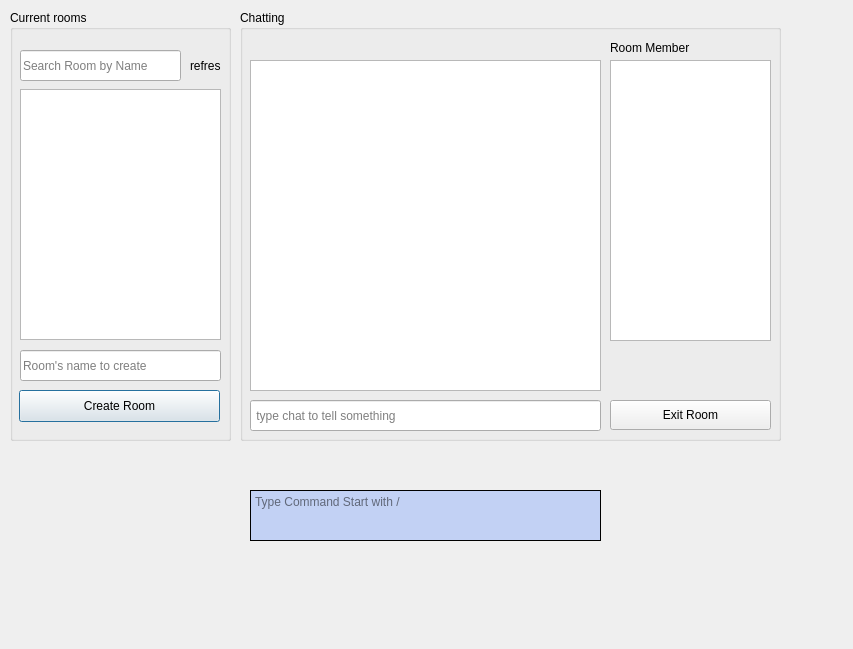
<?xml version="1.0" encoding="UTF-8"?>
<ui version="4.0">
 <class>lobbyForm</class>
 <widget class="QDialog" name="lobbyForm">
  <property name="enabled">
   <bool>true</bool>
  </property>
  <property name="geometry">
   <rect>
    <x>0</x>
    <y>0</y>
    <width>853</width>
    <height>649</height>
   </rect>
  </property>
  <property name="windowTitle">
   <string>Chat Lobby</string>
  </property>
  <widget class="QGroupBox" name="groupBox">
   <property name="geometry">
    <rect>
     <x>10</x>
     <y>10</y>
     <width>221</width>
     <height>431</height>
    </rect>
   </property>
   <property name="title">
    <string>Current rooms</string>
   </property>
   <widget class="QPushButton" name="createChatBtn">
    <property name="geometry">
     <rect>
      <x>9</x>
      <y>380</y>
      <width>201</width>
      <height>32</height>
     </rect>
    </property>
    <property name="text">
     <string>Create Room</string>
    </property>
   </widget>
   <widget class="QListWidget" name="roomlist">
    <property name="geometry">
     <rect>
      <x>10</x>
      <y>79</y>
      <width>201</width>
      <height>251</height>
     </rect>
    </property>
    <property name="font">
     <font>
      <pointsize>18</pointsize>
     </font>
    </property>
    <property name="focusPolicy">
     <enum>Qt::NoFocus</enum>
    </property>
   </widget>
   <widget class="QLineEdit" name="makeChatEdit">
    <property name="geometry">
     <rect>
      <x>10</x>
      <y>340</y>
      <width>201</width>
      <height>31</height>
     </rect>
    </property>
    <property name="placeholderText">
     <string>Room's name to create</string>
    </property>
   </widget>
   <widget class="QLineEdit" name="id_2">
    <property name="geometry">
     <rect>
      <x>10</x>
      <y>40</y>
      <width>161</width>
      <height>31</height>
     </rect>
    </property>
    <property name="placeholderText">
     <string>Search Room by Name</string>
    </property>
   </widget>
   <widget class="QLabel" name="refreshImg">
    <property name="geometry">
     <rect>
      <x>180</x>
      <y>40</y>
      <width>31</width>
      <height>31</height>
     </rect>
    </property>
    <property name="text">
     <string>refresh</string>
    </property>
   </widget>
  </widget>
  <widget class="QGroupBox" name="groupBox_2">
   <property name="geometry">
    <rect>
     <x>240</x>
     <y>10</y>
     <width>541</width>
     <height>431</height>
    </rect>
   </property>
   <property name="title">
    <string>Chatting</string>
   </property>
   <widget class="QListWidget" name="chatWidget">
    <property name="geometry">
     <rect>
      <x>10</x>
      <y>50</y>
      <width>351</width>
      <height>331</height>
     </rect>
    </property>
    <property name="styleSheet">
     <string notr="true">QListWidget {padding: 0px; margin: 0px} QListWidget::item { margin: 0px; margin:0px }</string>
    </property>
   </widget>
   <widget class="QLabel" name="label">
    <property name="geometry">
     <rect>
      <x>370</x>
      <y>30</y>
      <width>91</width>
      <height>16</height>
     </rect>
    </property>
    <property name="text">
     <string>Room Member</string>
    </property>
   </widget>
   <widget class="QLineEdit" name="chatEdit">
    <property name="geometry">
     <rect>
      <x>10</x>
      <y>390</y>
      <width>351</width>
      <height>31</height>
     </rect>
    </property>
    <property name="placeholderText">
     <string> type chat to tell something</string>
    </property>
   </widget>
   <widget class="QToolButton" name="exitBtn">
    <property name="geometry">
     <rect>
      <x>370</x>
      <y>390</y>
      <width>161</width>
      <height>30</height>
     </rect>
    </property>
    <property name="text">
     <string>Exit Room</string>
    </property>
   </widget>
   <widget class="QListWidget" name="memberList">
    <property name="geometry">
     <rect>
      <x>370</x>
      <y>50</y>
      <width>161</width>
      <height>281</height>
     </rect>
    </property>
   </widget>
  </widget>
  <widget class="QTextEdit" name="cmdHelper">
   <property name="enabled">
    <bool>true</bool>
   </property>
   <property name="geometry">
    <rect>
     <x>250</x>
     <y>490</y>
     <width>351</width>
     <height>51</height>
    </rect>
   </property>
   <property name="sizePolicy">
    <sizepolicy hsizetype="Ignored" vsizetype="Ignored">
     <horstretch>0</horstretch>
     <verstretch>0</verstretch>
    </sizepolicy>
   </property>
   <property name="cursor" stdset="0">
    <cursorShape>OpenHandCursor</cursorShape>
   </property>
   <property name="styleSheet">
    <string notr="true">QTextEdit{
background-color:rgba(148, 178, 249, 0.5)
}</string>
   </property>
   <property name="inputMethodHints">
    <set>Qt::ImhNone</set>
   </property>
   <property name="frameShape">
    <enum>QFrame::Box</enum>
   </property>
   <property name="frameShadow">
    <enum>QFrame::Plain</enum>
   </property>
   <property name="verticalScrollBarPolicy">
    <enum>Qt::ScrollBarAlwaysOff</enum>
   </property>
   <property name="horizontalScrollBarPolicy">
    <enum>Qt::ScrollBarAlwaysOff</enum>
   </property>
   <property name="readOnly">
    <bool>true</bool>
   </property>
   <property name="html">
    <string>&lt;!DOCTYPE HTML PUBLIC &quot;-//W3C//DTD HTML 4.0//EN&quot; &quot;http://www.w3.org/TR/REC-html40/strict.dtd&quot;&gt;
&lt;html&gt;&lt;head&gt;&lt;meta name=&quot;qrichtext&quot; content=&quot;1&quot; /&gt;&lt;style type=&quot;text/css&quot;&gt;
p, li { white-space: pre-wrap; }
&lt;/style&gt;&lt;/head&gt;&lt;body style=&quot; font-family:'.AppleSystemUIFont'; font-size:13pt; font-weight:400; font-style:normal;&quot;&gt;
&lt;p style=&quot;-qt-paragraph-type:empty; margin-top:0px; margin-bottom:0px; margin-left:0px; margin-right:0px; -qt-block-indent:0; text-indent:0px;&quot;&gt;&lt;br /&gt;&lt;/p&gt;&lt;/body&gt;&lt;/html&gt;</string>
   </property>
   <property name="textInteractionFlags">
    <set>Qt::NoTextInteraction</set>
   </property>
   <property name="placeholderText">
    <string>Type Command Start with /</string>
   </property>
  </widget>
 </widget>
 <resources/>
 <connections/>
</ui>
